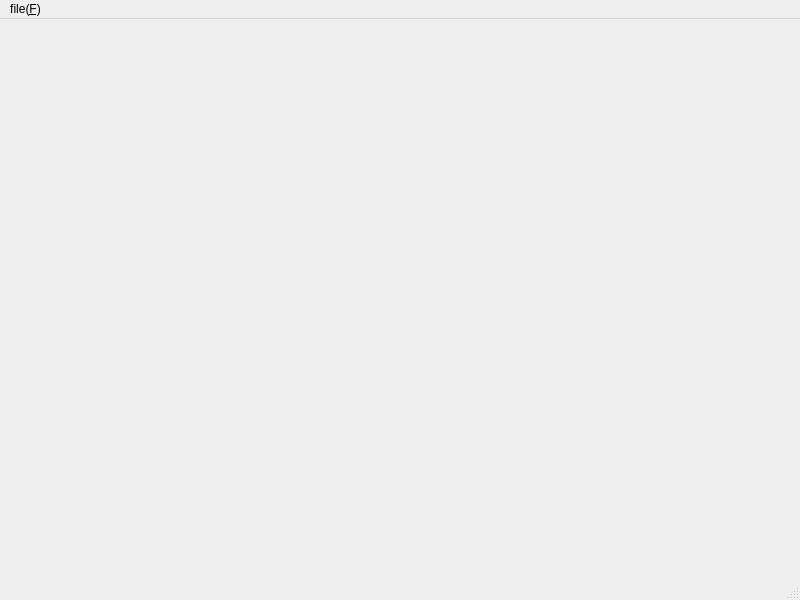
<?xml version="1.0" encoding="UTF-8"?>
<ui version="4.0">
 <class>MainWindow</class>
 <widget class="QMainWindow" name="MainWindow">
  <property name="geometry">
   <rect>
    <x>0</x>
    <y>0</y>
    <width>800</width>
    <height>600</height>
   </rect>
  </property>
  <property name="windowTitle">
   <string>MainWindow</string>
  </property>
  <widget class="QWidget" name="centralwidget"/>
  <widget class="QMenuBar" name="menubar">
   <property name="geometry">
    <rect>
     <x>0</x>
     <y>0</y>
     <width>800</width>
     <height>28</height>
    </rect>
   </property>
   <widget class="QMenu" name="menufile_F">
    <property name="title">
     <string>file(&amp;F)</string>
    </property>
    <addaction name="actionnew_N"/>
   </widget>
   <addaction name="menufile_F"/>
  </widget>
  <widget class="QStatusBar" name="statusbar"/>
  <action name="actionnew_N">
   <property name="text">
    <string>new(&amp;N)</string>
   </property>
  </action>
 </widget>
 <resources/>
 <connections/>
</ui>
